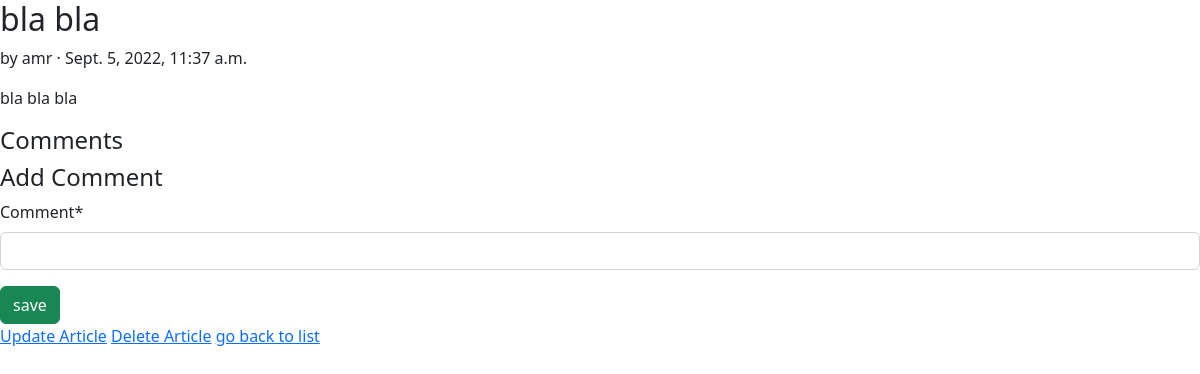
The app's page /articles/3/ (signed in), older data.
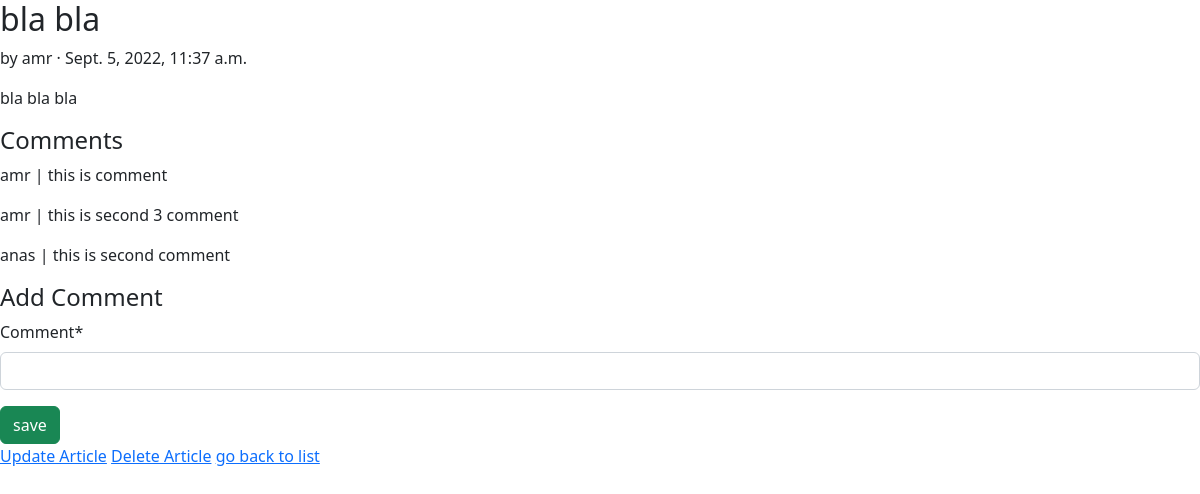
The same page, newer data.
### articles/models.py (models this page shows, shortened)
class Comment(models.Model):
    article = models.ForeignKey(
        Article, on_delete=models.CASCADE
    )
    comment = models.CharField(max_length=200)
    author = models.ForeignKey(
        settings.AUTH_USER_MODEL,
        on_delete=models.CASCADE,
    )
    def __str__(self):
        return self.comment

### accounts/models.py (models this page shows)
class CustomUser(AbstractUser):
    age=models.CharField(max_length=3,null=True,blank=True)

### articles/views.py (the view, shortened to what this page needs)
# urls.py: path('<int:pk>/',ArticleDetailView.as_view(), name='article_detail'),
class ArticleDetailView(LoginRequiredMixin, View):  # new
    def get(self, request, *args, **kwargs):
        view = CommentGet.as_view()
        return view(request, *args, **kwargs)

### articles/forms.py
class CommentForm(forms.ModelForm):
    class Meta:
        model = Comment
        fields = ('comment',)

### articles/views.py (called while the page is built)
    def get_context_data(self, **kwargs):  # new
        context = super().get_context_data(**kwargs)
        context['form'] = CommentForm()
        return context

### templates/article_detail.html (shortened to what this page needs)
{% extends 'index.html' %}
{% load crispy_forms_tags %}
{% block content %}
<div class="article-entry">
    <h2>{{ object.title }}</h2>
    <p>by {{ object.author }} &middot; {{ object.date }}</p>
    <p>{{ object.body }}</p>
</div>
<div>
    <h4>Comments</h4>
    {% for comment in article.comment_set.all %}
    <p>{{ comment.author }} | {{ comment }} </p>
    {% endfor %}
</div>
<h4>Add Comment</h4>
<form action="" method="post">
    {{ form|crispy }}
    <input class="btn btn-success ml-2" type="submit" value="save">
</form>
<a href="{% url 'article_update' article.pk %}">Update Article</a>
<a href="{% url 'article_delete' article.pk %}">Delete Article</a>
<a href="{% url 'article_list' %}">go back to list</a>
{% endblock content %}

Row changes from the older to the newer data that the page shows:
added Comment: author "amr", comment "this is comment"
added Comment: author "amr", comment "this is second 3 comment"
added Comment: author "anas", comment "this is second comment"
